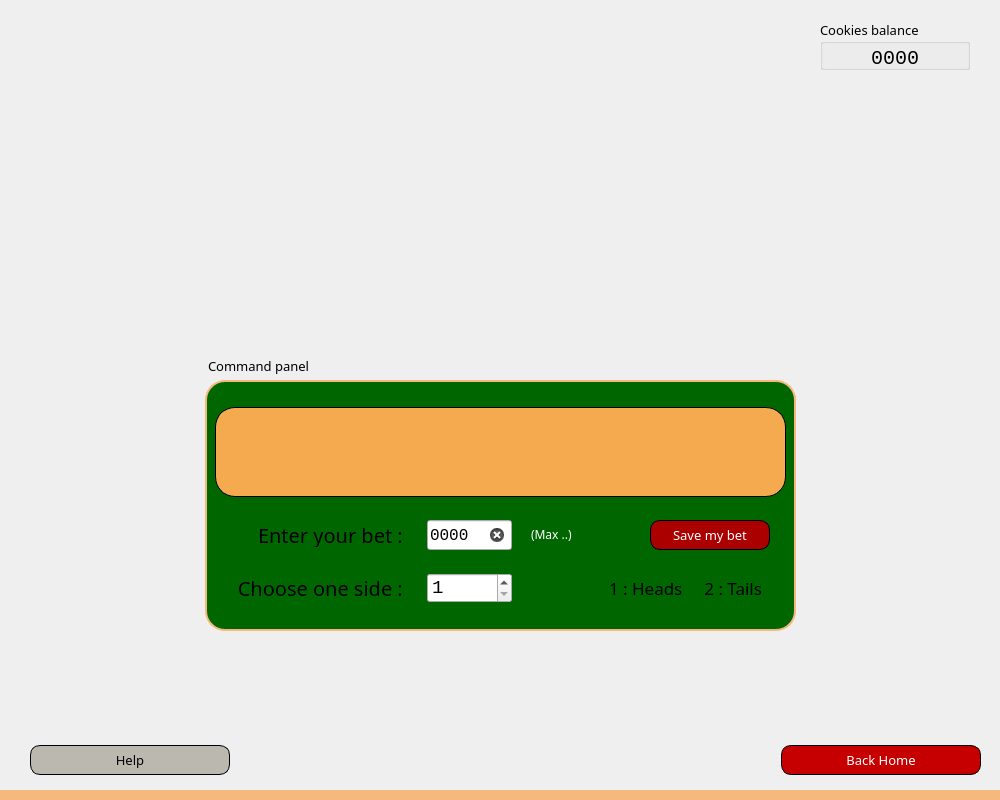
<?xml version="1.0" encoding="UTF-8"?>
<ui version="4.0">
 <class>CoinTossing</class>
 <widget class="QDialog" name="CoinTossing">
  <property name="geometry">
   <rect>
    <x>0</x>
    <y>0</y>
    <width>1000</width>
    <height>800</height>
   </rect>
  </property>
  <property name="windowTitle">
   <string>Dialog</string>
  </property>
  <widget class="QWidget" name="layoutWidget">
   <property name="geometry">
    <rect>
     <x>30</x>
     <y>740</y>
     <width>951</width>
     <height>41</height>
    </rect>
   </property>
   <layout class="QHBoxLayout" name="horizontalLayout">
    <property name="spacing">
     <number>7</number>
    </property>
    <item>
     <widget class="QPushButton" name="PB_help_CT">
      <property name="minimumSize">
       <size>
        <width>200</width>
        <height>30</height>
       </size>
      </property>
      <property name="maximumSize">
       <size>
        <width>200</width>
        <height>30</height>
       </size>
      </property>
      <property name="font">
       <font>
        <family>American Signs</family>
        <pointsize>10</pointsize>
       </font>
      </property>
      <property name="cursor">
       <cursorShape>PointingHandCursor</cursorShape>
      </property>
      <property name="styleSheet">
       <string notr="true">QPushButton{
border: 1px solid black;
background : rgb(186, 184, 175);
border-radius: 10px;
}

QPushButton::hover{
background : rgb(216, 214, 203);
}</string>
      </property>
      <property name="text">
       <string>Help</string>
      </property>
     </widget>
    </item>
    <item>
     <spacer name="horizontalSpacer">
      <property name="orientation">
       <enum>Qt::Horizontal</enum>
      </property>
      <property name="sizeHint" stdset="0">
       <size>
        <width>40</width>
        <height>20</height>
       </size>
      </property>
     </spacer>
    </item>
    <item>
     <widget class="QPushButton" name="PB_back_home_CT">
      <property name="minimumSize">
       <size>
        <width>200</width>
        <height>30</height>
       </size>
      </property>
      <property name="maximumSize">
       <size>
        <width>200</width>
        <height>30</height>
       </size>
      </property>
      <property name="font">
       <font>
        <family>American Signs</family>
        <pointsize>10</pointsize>
       </font>
      </property>
      <property name="cursor">
       <cursorShape>PointingHandCursor</cursorShape>
      </property>
      <property name="styleSheet">
       <string notr="true">QPushButton{
background : rgb(198, 0, 0);
color: white;
border:1px solid blaxk;
border-radius : 10px;
}

QPushButton::hover{
background : rgb(230, 0, 0);
}</string>
      </property>
      <property name="text">
       <string>Back Home</string>
      </property>
     </widget>
    </item>
   </layout>
   <zorder>PB_help_CT</zorder>
   <zorder>horizontalSpacer</zorder>
   <zorder>PB_back_home_CT</zorder>
  </widget>
  <widget class="QWidget" name="W_status_bar_CT" native="true">
   <property name="geometry">
    <rect>
     <x>-20</x>
     <y>790</y>
     <width>1031</width>
     <height>21</height>
    </rect>
   </property>
   <property name="styleSheet">
    <string notr="true">background:rgb(245, 185, 125);</string>
   </property>
  </widget>
  <widget class="QGroupBox" name="groupBox">
   <property name="geometry">
    <rect>
     <x>820</x>
     <y>20</y>
     <width>150</width>
     <height>50</height>
    </rect>
   </property>
   <property name="minimumSize">
    <size>
     <width>150</width>
     <height>50</height>
    </size>
   </property>
   <property name="maximumSize">
    <size>
     <width>150</width>
     <height>50</height>
    </size>
   </property>
   <property name="font">
    <font>
     <family>American Signs</family>
     <pointsize>10</pointsize>
    </font>
   </property>
   <property name="title">
    <string>Cookies balance</string>
   </property>
   <layout class="QVBoxLayout" name="verticalLayout">
    <property name="leftMargin">
     <number>2</number>
    </property>
    <property name="topMargin">
     <number>2</number>
    </property>
    <property name="rightMargin">
     <number>2</number>
    </property>
    <property name="bottomMargin">
     <number>2</number>
    </property>
    <item>
     <widget class="QLabel" name="L_cookies_balance_CT">
      <property name="minimumSize">
       <size>
        <width>0</width>
        <height>25</height>
       </size>
      </property>
      <property name="maximumSize">
       <size>
        <width>16777215</width>
        <height>25</height>
       </size>
      </property>
      <property name="font">
       <font>
        <family>Consolas</family>
        <pointsize>15</pointsize>
       </font>
      </property>
      <property name="text">
       <string>0000</string>
      </property>
      <property name="alignment">
       <set>Qt::AlignCenter</set>
      </property>
     </widget>
    </item>
   </layout>
  </widget>
  <widget class="QLabel" name="L_PX_stack_right_CT">
   <property name="geometry">
    <rect>
     <x>810</x>
     <y>310</y>
     <width>200</width>
     <height>510</height>
    </rect>
   </property>
   <property name="text">
    <string/>
   </property>
   <property name="pixmap">
    <pixmap resource="images.qrc">:/images/images/stack-of-coins-right.png</pixmap>
   </property>
   <property name="scaledContents">
    <bool>true</bool>
   </property>
  </widget>
  <widget class="QLabel" name="L_PX_stack_left_CT">
   <property name="geometry">
    <rect>
     <x>-20</x>
     <y>310</y>
     <width>201</width>
     <height>510</height>
    </rect>
   </property>
   <property name="text">
    <string/>
   </property>
   <property name="pixmap">
    <pixmap resource="images.qrc">:/images/images/stack-of-coins.png</pixmap>
   </property>
   <property name="scaledContents">
    <bool>true</bool>
   </property>
   <property name="margin">
    <number>0</number>
   </property>
   <property name="indent">
    <number>-1</number>
   </property>
  </widget>
  <widget class="QWidget" name="W_command_panel" native="true">
   <property name="geometry">
    <rect>
     <x>205</x>
     <y>380</y>
     <width>591</width>
     <height>251</height>
    </rect>
   </property>
   <property name="maximumSize">
    <size>
     <width>16777215</width>
     <height>16777215</height>
    </size>
   </property>
   <property name="styleSheet">
    <string notr="true">QWidget#W_command_panel{
	background:rgb(0, 103, 0);
	border: 2px solid  rgb(245, 185, 125);
	border-radius: 20px;
}
</string>
   </property>
   <layout class="QVBoxLayout" name="verticalLayout_2">
    <property name="leftMargin">
     <number>10</number>
    </property>
    <property name="topMargin">
     <number>10</number>
    </property>
    <property name="rightMargin">
     <number>10</number>
    </property>
    <property name="bottomMargin">
     <number>10</number>
    </property>
    <item>
     <widget class="QPushButton" name="PB_start_random_CT">
      <property name="minimumSize">
       <size>
        <width>0</width>
        <height>90</height>
       </size>
      </property>
      <property name="maximumSize">
       <size>
        <width>16777215</width>
        <height>90</height>
       </size>
      </property>
      <property name="cursor">
       <cursorShape>PointingHandCursor</cursorShape>
      </property>
      <property name="styleSheet">
       <string notr="true">QPushButton{
background :  rgb(246, 170, 80);
border:1px solid blaxk;
border-radius : 20px;
}

QPushButton::hover
{
background  : rgb(253, 253, 0);
}
</string>
      </property>
      <property name="text">
       <string/>
      </property>
      <property name="icon">
       <iconset>
        <normalon>:/images/images/coin-flip-pb.png</normalon>
       </iconset>
      </property>
      <property name="iconSize">
       <size>
        <width>70</width>
        <height>70</height>
       </size>
      </property>
      <property name="flat">
       <bool>false</bool>
      </property>
     </widget>
    </item>
    <item>
     <layout class="QHBoxLayout" name="horizontalLayout_2">
      <item>
       <widget class="QLabel" name="L_enter_bet_CT">
        <property name="minimumSize">
         <size>
          <width>180</width>
          <height>25</height>
         </size>
        </property>
        <property name="maximumSize">
         <size>
          <width>180</width>
          <height>25</height>
         </size>
        </property>
        <property name="font">
         <font>
          <family>Javatages</family>
          <pointsize>15</pointsize>
         </font>
        </property>
        <property name="text">
         <string>Enter your bet : </string>
        </property>
        <property name="alignment">
         <set>Qt::AlignRight|Qt::AlignTrailing|Qt::AlignVCenter</set>
        </property>
       </widget>
      </item>
      <item>
       <widget class="QLineEdit" name="LE_enter_bet_CT">
        <property name="minimumSize">
         <size>
          <width>85</width>
          <height>30</height>
         </size>
        </property>
        <property name="maximumSize">
         <size>
          <width>85</width>
          <height>30</height>
         </size>
        </property>
        <property name="font">
         <font>
          <family>Consolas</family>
          <pointsize>12</pointsize>
         </font>
        </property>
        <property name="text">
         <string>0000</string>
        </property>
        <property name="maxLength">
         <number>4</number>
        </property>
        <property name="clearButtonEnabled">
         <bool>true</bool>
        </property>
       </widget>
      </item>
      <item>
       <widget class="QLabel" name="L_max_bet_CT">
        <property name="minimumSize">
         <size>
          <width>50</width>
          <height>0</height>
         </size>
        </property>
        <property name="maximumSize">
         <size>
          <width>100</width>
          <height>25</height>
         </size>
        </property>
        <property name="font">
         <font>
          <family>Javatages</family>
          <pointsize>9</pointsize>
         </font>
        </property>
        <property name="styleSheet">
         <string notr="true">color: white;</string>
        </property>
        <property name="text">
         <string>(Max ..)</string>
        </property>
       </widget>
      </item>
      <item>
       <widget class="QPushButton" name="PB_save_bet_CT">
        <property name="minimumSize">
         <size>
          <width>120</width>
          <height>30</height>
         </size>
        </property>
        <property name="maximumSize">
         <size>
          <width>120</width>
          <height>30</height>
         </size>
        </property>
        <property name="font">
         <font>
          <family>American Signs</family>
          <pointsize>10</pointsize>
         </font>
        </property>
        <property name="cursor">
         <cursorShape>PointingHandCursor</cursorShape>
        </property>
        <property name="styleSheet">
         <string notr="true">QPushButton{
border : 1px solid black;
border-radius : 10px;
background : rgb(170, 0, 0);
color: white;
}

QPushButton::hover{
background : rgb(148, 0, 0)
}</string>
        </property>
        <property name="text">
         <string>Save my bet</string>
        </property>
       </widget>
      </item>
     </layout>
    </item>
    <item>
     <layout class="QHBoxLayout" name="horizontalLayout_3">
      <item>
       <widget class="QLabel" name="L_choose_side_CT">
        <property name="enabled">
         <bool>true</bool>
        </property>
        <property name="minimumSize">
         <size>
          <width>180</width>
          <height>25</height>
         </size>
        </property>
        <property name="maximumSize">
         <size>
          <width>180</width>
          <height>25</height>
         </size>
        </property>
        <property name="font">
         <font>
          <family>Javatages</family>
          <pointsize>15</pointsize>
         </font>
        </property>
        <property name="text">
         <string>Choose one side : </string>
        </property>
        <property name="alignment">
         <set>Qt::AlignRight|Qt::AlignTrailing|Qt::AlignVCenter</set>
        </property>
       </widget>
      </item>
      <item>
       <widget class="QSpinBox" name="SP_choose_side_CT">
        <property name="minimumSize">
         <size>
          <width>85</width>
          <height>30</height>
         </size>
        </property>
        <property name="maximumSize">
         <size>
          <width>85</width>
          <height>30</height>
         </size>
        </property>
        <property name="font">
         <font>
          <family>Consolas</family>
          <pointsize>14</pointsize>
         </font>
        </property>
        <property name="cursor">
         <cursorShape>PointingHandCursor</cursorShape>
        </property>
        <property name="minimum">
         <number>1</number>
        </property>
        <property name="maximum">
         <number>2</number>
        </property>
       </widget>
      </item>
      <item>
       <spacer name="horizontalSpacer_2">
        <property name="orientation">
         <enum>Qt::Horizontal</enum>
        </property>
        <property name="sizeType">
         <enum>QSizePolicy::Fixed</enum>
        </property>
        <property name="sizeHint" stdset="0">
         <size>
          <width>67</width>
          <height>20</height>
         </size>
        </property>
       </spacer>
      </item>
      <item>
       <widget class="QLabel" name="L_legend_CT">
        <property name="minimumSize">
         <size>
          <width>175</width>
          <height>25</height>
         </size>
        </property>
        <property name="maximumSize">
         <size>
          <width>175</width>
          <height>25</height>
         </size>
        </property>
        <property name="font">
         <font>
          <family>Javatages</family>
          <pointsize>13</pointsize>
         </font>
        </property>
        <property name="text">
         <string>1 : Heads     2 : Tails</string>
        </property>
        <property name="textFormat">
         <enum>Qt::AutoText</enum>
        </property>
        <property name="alignment">
         <set>Qt::AlignCenter</set>
        </property>
       </widget>
      </item>
     </layout>
    </item>
   </layout>
  </widget>
  <widget class="QLabel" name="L_PX_coin_2_CT">
   <property name="geometry">
    <rect>
     <x>220</x>
     <y>130</y>
     <width>91</width>
     <height>81</height>
    </rect>
   </property>
   <property name="text">
    <string/>
   </property>
   <property name="pixmap">
    <pixmap resource="images.qrc">:/images/images/coin.png</pixmap>
   </property>
   <property name="scaledContents">
    <bool>true</bool>
   </property>
  </widget>
  <widget class="QLabel" name="L_PX_coin_3_CT">
   <property name="geometry">
    <rect>
     <x>60</x>
     <y>290</y>
     <width>91</width>
     <height>81</height>
    </rect>
   </property>
   <property name="text">
    <string/>
   </property>
   <property name="pixmap">
    <pixmap resource="images.qrc">:/images/images/coin.png</pixmap>
   </property>
   <property name="scaledContents">
    <bool>true</bool>
   </property>
  </widget>
  <widget class="QLabel" name="L_PX_speed_3_CT">
   <property name="geometry">
    <rect>
     <x>80</x>
     <y>210</y>
     <width>61</width>
     <height>71</height>
    </rect>
   </property>
   <property name="text">
    <string/>
   </property>
   <property name="pixmap">
    <pixmap resource="images.qrc">:/images/images/left-align.png</pixmap>
   </property>
   <property name="scaledContents">
    <bool>true</bool>
   </property>
  </widget>
  <widget class="QLabel" name="L_PX_coin_1_CT">
   <property name="geometry">
    <rect>
     <x>680</x>
     <y>90</y>
     <width>91</width>
     <height>81</height>
    </rect>
   </property>
   <property name="text">
    <string/>
   </property>
   <property name="pixmap">
    <pixmap resource="images.qrc">:/images/images/coin.png</pixmap>
   </property>
   <property name="scaledContents">
    <bool>true</bool>
   </property>
  </widget>
  <widget class="QLabel" name="L_PX_speed_1_CT">
   <property name="geometry">
    <rect>
     <x>692</x>
     <y>10</y>
     <width>61</width>
     <height>71</height>
    </rect>
   </property>
   <property name="text">
    <string/>
   </property>
   <property name="pixmap">
    <pixmap resource="images.qrc">:/images/images/left-align.png</pixmap>
   </property>
   <property name="scaledContents">
    <bool>true</bool>
   </property>
  </widget>
  <widget class="QLabel" name="L_PX_coin_4_CT">
   <property name="geometry">
    <rect>
     <x>300</x>
     <y>750</y>
     <width>91</width>
     <height>81</height>
    </rect>
   </property>
   <property name="text">
    <string/>
   </property>
   <property name="pixmap">
    <pixmap resource="images.qrc">:/images/images/coin.png</pixmap>
   </property>
   <property name="scaledContents">
    <bool>true</bool>
   </property>
  </widget>
  <widget class="QLabel" name="L_PX_speed_4_CT">
   <property name="geometry">
    <rect>
     <x>313</x>
     <y>684</y>
     <width>61</width>
     <height>61</height>
    </rect>
   </property>
   <property name="text">
    <string/>
   </property>
   <property name="pixmap">
    <pixmap resource="images.qrc">:/images/images/center-align.png</pixmap>
   </property>
   <property name="scaledContents">
    <bool>true</bool>
   </property>
  </widget>
  <widget class="QLabel" name="L_PX_speed_2_CT">
   <property name="geometry">
    <rect>
     <x>230</x>
     <y>60</y>
     <width>61</width>
     <height>61</height>
    </rect>
   </property>
   <property name="text">
    <string/>
   </property>
   <property name="pixmap">
    <pixmap resource="images.qrc">:/images/images/center-align.png</pixmap>
   </property>
   <property name="scaledContents">
    <bool>true</bool>
   </property>
  </widget>
  <widget class="QLabel" name="L_PX_flip_coin_CT">
   <property name="geometry">
    <rect>
     <x>420</x>
     <y>160</y>
     <width>171</width>
     <height>171</height>
    </rect>
   </property>
   <property name="text">
    <string/>
   </property>
   <property name="pixmap">
    <pixmap resource="images.qrc">:/images/images/coin-tails.png</pixmap>
   </property>
   <property name="scaledContents">
    <bool>true</bool>
   </property>
  </widget>
  <widget class="QLabel" name="L_PX_speed_5_CT">
   <property name="geometry">
    <rect>
     <x>610</x>
     <y>754</y>
     <width>61</width>
     <height>71</height>
    </rect>
   </property>
   <property name="text">
    <string/>
   </property>
   <property name="pixmap">
    <pixmap resource="images.qrc">:/images/images/left-align.png</pixmap>
   </property>
   <property name="scaledContents">
    <bool>true</bool>
   </property>
  </widget>
  <widget class="QLabel" name="label">
   <property name="geometry">
    <rect>
     <x>208</x>
     <y>353</y>
     <width>150</width>
     <height>25</height>
    </rect>
   </property>
   <property name="minimumSize">
    <size>
     <width>150</width>
     <height>25</height>
    </size>
   </property>
   <property name="maximumSize">
    <size>
     <width>150</width>
     <height>25</height>
    </size>
   </property>
   <property name="font">
    <font>
     <family>American Signs</family>
     <pointsize>10</pointsize>
    </font>
   </property>
   <property name="text">
    <string>Command panel</string>
   </property>
  </widget>
  <zorder>L_PX_speed_5_CT</zorder>
  <zorder>L_PX_coin_4_CT</zorder>
  <zorder>L_PX_coin_3_CT</zorder>
  <zorder>L_PX_stack_left_CT</zorder>
  <zorder>L_PX_stack_right_CT</zorder>
  <zorder>layoutWidget</zorder>
  <zorder>W_status_bar_CT</zorder>
  <zorder>groupBox</zorder>
  <zorder>W_command_panel</zorder>
  <zorder>L_PX_coin_2_CT</zorder>
  <zorder>L_PX_speed_3_CT</zorder>
  <zorder>L_PX_coin_1_CT</zorder>
  <zorder>L_PX_speed_1_CT</zorder>
  <zorder>L_PX_speed_4_CT</zorder>
  <zorder>L_PX_speed_2_CT</zorder>
  <zorder>L_PX_flip_coin_CT</zorder>
  <zorder>label</zorder>
 </widget>
 <resources>
  <include location="images.qrc"/>
 </resources>
 <connections/>
</ui>
